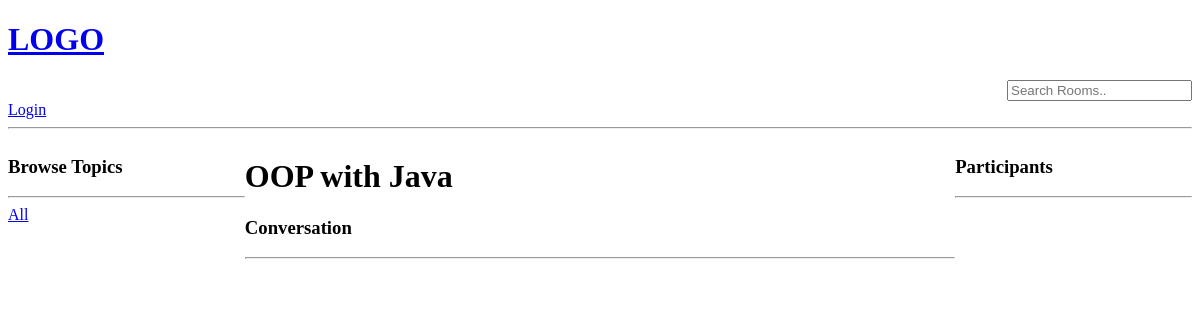
Page /home/room/8 on the earlier database version.
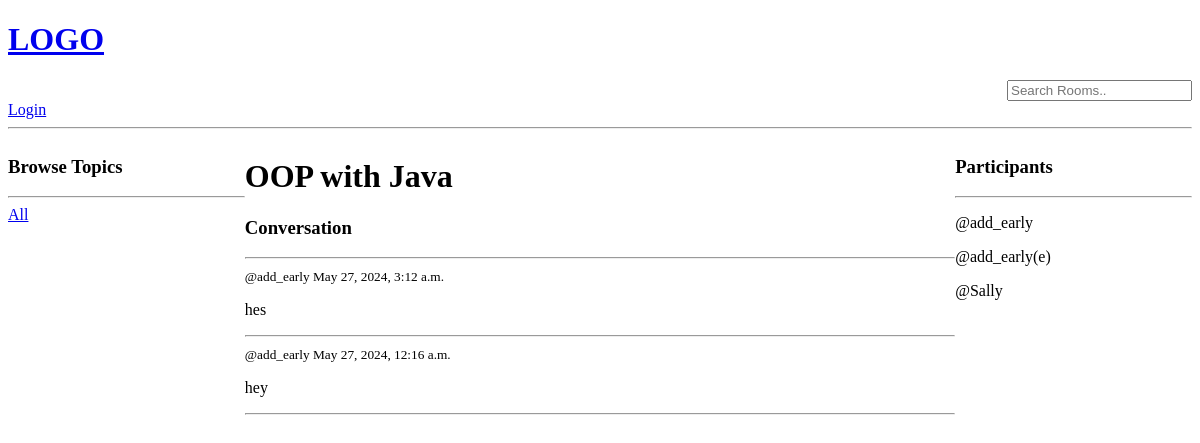
Same page on the later database version.
### base/models.py (models this page shows, shortened)
class Message(models.Model):
    user = models.ForeignKey(CustomUser, on_delete=models.CASCADE)
    room = models.ForeignKey(Room, on_delete=models.CASCADE)
    body = models.TextField()
    updated = models.DateTimeField(auto_now=True)                   #update everytime timestamp is saved
    created = models.DateTimeField(auto_now_add=True)               #take snapshot when model is created
    class Meta:
     ordering = ['-updated', 'created']

class CustomUser(AbstractUser):
    username = None             #set username field to none
    name = models.CharField(max_length=255, null=True, blank=True)        #Make username field required
    email = models.EmailField(_("email address"), unique=True)              #make email field unique
    USERNAME_FIELD = "email"                #set username field to email
    REQUIRED_FIELDS = []
    objects = CustomUserManager()               #specify all objects from class come from customusermanager

### base/views.py (the view, shortened to what this page needs)
# urls.py: path('room/<str:pk>', views.room, name= 'room'),
def room(request, pk):
    room = Room.objects.get(id=pk)
    room_messages = room.message_set.all()  # Get set of messages related to specific room
    participants = room.participants.all()  # Get all room participants
    context = {
        'room': room,
        'room_messages': room_messages,
        'participants': participants
    }
    return render(request, 'base/room.html', context)  # Matches /home/room

### base/templates/base/room.html (shortened to what this page needs)
{% extends 'main.html' %} {% block content %}
<div class="room-container">
  <div>
    <h3>Browse Topics</h3>
    <hr />
    <div>
      <a href="{% url 'home' %}">All</a>
    </div>
  </div>
  <div>
    <h1>{{room.name}}</h1>
    <div class="comment-wrapper">
      <h3>Conversation</h3>
      <hr />
      {% for message in room_messages %}
      <div>
        <small>@{{message.user.name}} {{message.created}}</small>
        <p>{{message.body}}</p>
        <hr />
      </div>
      {% endfor %}
    </div>
  </div>
  <div>
    <h3>Participants</h3>
    <hr />
    {% for user in participants %}
    <div>
      <p>@{{user.name}}</p>
    </div>
    {% endfor %}
  </div>
</div>
{% endblock %}

Differences in the rows shown:
added Message: user.name "add_early", created "May 27, 2024, 3:12 a.m.", body "hes"
added Message: user.name "add_early", created "May 27, 2024, 12:16 a.m.", body "hey"
now on this page (row edited): CustomUser: name "add_early"
now on this page (row unchanged): CustomUser: name "add_early(e)"
now on this page (row unchanged): CustomUser: name "Sally"
